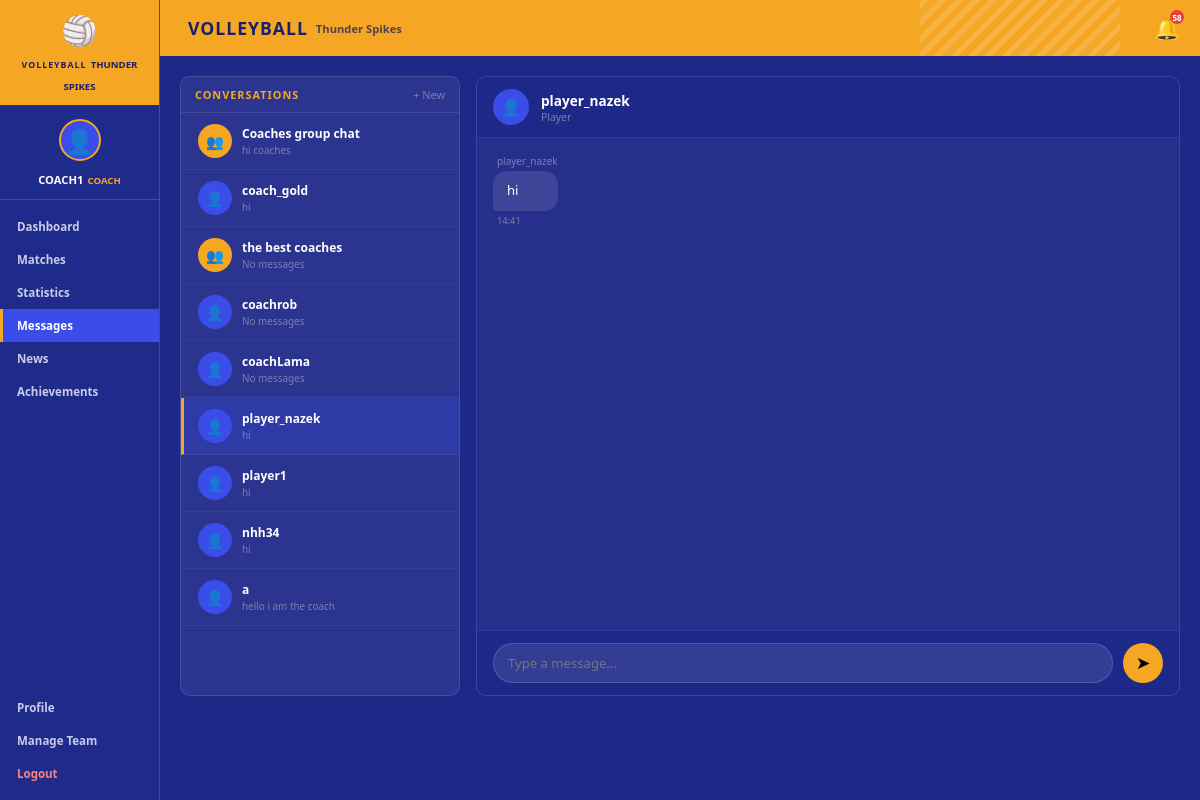
/messages/5/ (signed in), run on the app's committed database.
### scheduling/models.py (models this page shows, shortened)
class UserProfile(models.Model):
    ROLE_CHOICES = [
        ('player', 'Player'),
        ('captain', 'Captain'),
        ('coach', 'Coach'),
        ('parent', 'Parent'),
        ('manager', 'Manager'),
    ]
    user = models.OneToOneField(User, on_delete=models.CASCADE, related_name='profile')
    role = models.CharField(max_length=20, choices=ROLE_CHOICES, default='player')
    team = models.ForeignKey(Team, on_delete=models.SET_NULL, null=True, blank=True, related_name='members')
    avatar = models.ImageField(upload_to='avatars/', null=True, blank=True)

class Team(models.Model):
    name = models.CharField(max_length=100)
    created_at = models.DateTimeField(auto_now_add=True)

### messaging/models.py (models this page shows, shortened)
class Conversation(models.Model):
    TYPE_CHOICES = [
        ('direct',  'Direct Message'),
        ('group',   'Group Chat'),
        ('team',    'Team Chat'),
    ]
    type        = models.CharField(max_length=10, choices=TYPE_CHOICES, default='direct')
    name        = models.CharField(max_length=100, blank=True)  # for group/team chats
    team        = models.ForeignKey(Team, on_delete=models.CASCADE, null=True, blank=True, related_name='conversations')
    participants= models.ManyToManyField(User, related_name='conversations')
    created_by  = models.ForeignKey(User, on_delete=models.SET_NULL, null=True, related_name='created_conversations')
    created_at  = models.DateTimeField(auto_now_add=True)
    class Meta:
        ordering = ['-created_at']
    def __str__(self):
        if self.type == 'direct':
            names = ', '.join(p.username for p in self.participants.all()[:2])
            return f"DM: {names}"
        return self.name or f"Group {self.id}"
    def last_message(self):
        return self.messages.order_by('-created_at').first()
    def unread_count(self, user):
        return self.messages.exclude(read_by=user).exclude(sender=user).count()

class Message(models.Model):
    conversation = models.ForeignKey(Conversation, on_delete=models.CASCADE, related_name='messages')
    sender       = models.ForeignKey(User, on_delete=models.CASCADE, related_name='sent_messages')
    body         = models.TextField()
    created_at   = models.DateTimeField(auto_now_add=True)
    read_by      = models.ManyToManyField(User, related_name='read_messages', blank=True)
    class Meta:
        ordering = ['created_at']

### messaging/views.py (the view, shortened to what this page needs)
# urls.py: path('messages/<int:conv_id>/',          views.conversation_detail,    name='conversation_detail'),
@login_required
def conversation_detail(request, conv_id):
    conv = get_object_or_404(Conversation, id=conv_id)
    if request.user not in conv.participants.all():
        django_messages.error(request, "You are not part of this conversation.")
        return redirect('inbox')
    for msg in conv.messages.exclude(read_by=request.user).exclude(sender=request.user):
        msg.mark_read(request.user)
    msgs = conv.messages.select_related('sender').prefetch_related('read_by')
    other_participants = conv.participants.exclude(id=request.user.id)
    all_convs = request.user.conversations.prefetch_related('participants', 'messages')
    conv_data = []
    for c in all_convs:
        conv_data.append({
            'conv': c,
            'last_msg': c.last_message(),
            'unread': c.unread_count(request.user),
            'others': c.participants.exclude(id=request.user.id),
        })
    context = {
        'conv': conv,
        'msgs': msgs,
        'other_participants': other_participants,
        'conv_data': conv_data,
        'active_page': 'messages',
    }
    return render(request, 'messaging/conversation.html', context)

### volleyball_project/templates/messaging/conversation.html (shortened to what this page needs)
{% extends 'base.html' %}
{% load static %}
{% block page_title %}VOLLEYBALL{% endblock %}
{% block page_subtitle %}{{ request.user.profile.team.name|default:"TEAM NAME" }}{% endblock %}
{% block content %}
<div style="display:grid; grid-template-columns:280px 1fr; gap:16px; height:calc(100vh - 180px);">
    <div style="background:rgba(255,255,255,0.06); border-radius:10px; border:1px solid rgba(255,255,255,0.12); overflow:hidden; display:flex; flex-direction:column;">
        <div style="padding:10px 14px; border-bottom:1px solid rgba(255,255,255,0.1); display:flex; align-items:center; justify-content:space-between;">
            <span style="font-size:0.68rem; font-weight:800; color:#f5a623; text-transform:uppercase; letter-spacing:1px;">Conversations</span>
            <a href="{% url 'messages' %}" style="font-size:0.68rem; color:#7a80b0; text-decoration:none;">+ New</a>
        </div>
        <div style="overflow-y:auto; flex:1;">
            {% for item in conv_data %}
            <a href="{% url 'conversation_detail' item.conv.id %}"
               style="display:flex; align-items:center; gap:10px; padding:11px 14px; border-bottom:1px solid rgba(255,255,255,0.06); text-decoration:none; background:{% if item.conv.id == conv.id %}rgba(59,77,232,0.25){% else %}transparent{% endif %}; border-left:3px solid {% if item.conv.id == conv.id %}#f5a623{% else %}transparent{% endif %}; transition:background 0.15s;">
                <div style="width:34px; height:34px; border-radius:50%; background:{% if item.conv.type == 'direct' %}#3b4de8{% else %}#f5a623{% endif %}; display:flex; align-items:center; justify-content:center; font-size:0.9rem; flex-shrink:0;">
                    {% if item.conv.type == 'direct' %}👤{% else %}👥{% endif %}
                </div>
                <div style="flex:1; min-width:0;">
                    <div style="font-size:0.75rem; font-weight:700; color:#fff; white-space:nowrap; overflow:hidden; text-overflow:ellipsis;">
                        {% if item.conv.type == 'direct' %}{% for u in item.others %}{{ u.username }}{% endfor %}{% else %}{{ item.conv.name }}{% endif %}
                    </div>
                    <div style="font-size:0.62rem; color:#7a80b0; white-space:nowrap; overflow:hidden; text-overflow:ellipsis; margin-top:1px;">
                        {% if item.last_msg %}{{ item.last_msg.body|truncatechars:28 }}{% else %}No messages{% endif %}
                    </div>
                </div>
            </a>
            {% endfor %}
        </div>
    </div>
    <div style="background:rgba(255,255,255,0.04); border-radius:10px; border:1px solid rgba(255,255,255,0.1); display:flex; flex-direction:column; overflow:hidden;">
        <div style="padding:12px 16px; background:#1e2888; border-bottom:1px solid rgba(255,255,255,0.1); display:flex; align-items:center; gap:12px;">
            <div style="width:36px; height:36px; border-radius:50%; background:{% if conv.type == 'direct' %}#3b4de8{% else %}#f5a623{% endif %}; display:flex; align-items:center; justify-content:center; font-size:1rem;">
            </div>
            <div>
                <div style="font-size:0.85rem; font-weight:800; color:#fff;">
                    {% if conv.type == 'direct' %}{% for u in other_participants %}{{ u.username }}{% endfor %}{% else %}{{ conv.name }}{% endif %}
                </div>
                <div style="font-size:0.65rem; color:#7a80b0;">
                    {% if conv.type == 'direct' %}
                        {% for u in other_participants %}{{ u.profile.get_role_display }}{% endfor %}
                    {% else %}
                        {{ conv.participants.count }} members
                    {% endif %}
                </div>
            </div>
        </div>
        <div id="messages-container" style="flex:1; overflow-y:auto; padding:16px; display:flex; flex-direction:column; gap:10px;">
            {% for msg in msgs %}
            <div style="display:flex; {% if msg.sender == request.user %}justify-content:flex-end{% else %}justify-content:flex-start{% endif %};">
                <div style="max-width:65%;">
                    {% if msg.sender != request.user %}
                    <div style="font-size:0.62rem; color:#7a80b0; margin-bottom:3px; padding-left:4px;">{{ msg.sender.username }}</div>
                    {% endif %}
                    <div style="padding:10px 14px; border-radius:{% if msg.sender == request.user %}14px 14px 4px 14px{% else %}14px 14px 14px 4px{% endif %}; background:{% if msg.sender == request.user %}#3b4de8{% else %}rgba(255,255,255,0.1){% endif %}; color:#fff; font-size:0.82rem; line-height:1.5; word-break:break-word;">
                        {{ msg.body }}
                    </div>
                    <div style="font-size:0.58rem; color:#7a80b0; margin-top:3px; {% if msg.sender == request.user %}text-align:right; padding-right:4px;{% else %}padding-left:4px;{% endif %}">
                        {{ msg.created_at|date:"H:i" }}
                    </div>
                </div>
            </div>
            {% empty %}
            <div style="flex:1; display:flex; align-items:center; justify-content:center; flex-direction:column; gap:8px; color:#7a80b0;">
                <div style="font-size:2rem;">💬</div>
                <div style="font-size:0.78rem;">No messages yet. Say hello!</div>
            </div>
            {% endfor %}
        </div>
        <div style="padding:12px 16px; border-top:1px solid rgba(255,255,255,0.1); background:#1e2888;">
            <form method="post" style="display:flex; gap:10px; align-items:flex-end;">
                <textarea name="body" id="msg-input" placeholder="Type a message..." required rows="1"
                          style="flex:1; padding:10px 14px; background:rgba(255,255,255,0.1); border:1px solid rgba(255,255,255,0.15); border-radius:20px; color:#fff; font-size:0.82rem; outline:none; resize:none; font-family:inherit; max-height:100px; overflow-y:auto;"
                          onkeydown="if(event.key==='Enter' && !event.shiftKey){event.preventDefault(); this.form.submit();}"></textarea>
                <button type="submit"
                        style="width:40px; height:40px; border-radius:50%; background:#f5a623; border:none; cursor:pointer; font-size:1.1rem; flex-shrink:0; display:flex; align-items:center; justify-content:center; transition:background 0.15s;"
                        onmouseover="this.style.background='#e08800'"
                        onmouseout="this.style.background='#f5a623'">➤</button>
            </form>
        </div>
    </div>
</div>
{% endblock %}

### volleyball_project/templates/base.html (shortened to what this page needs)
<!DOCTYPE html>
<html lang="en">
<head>
    {% load static %}
    <link rel="stylesheet" href="{% static 'css/volleyball.css' %}">
</head>
<body>
    <div class="app-layout">
        <aside class="sidebar">
            <div class="sidebar-header">
                <div class="team-logo">
                    <div class="volleyball-icon">🏐</div>
                    <div class="team-info">
                        <span class="team-label">VOLLEYBALL</span>
                        <span class="team-name">{{ request.user.profile.team.name|default:"TEAM NAME" }}</span>
                    </div>
                </div>
            </div>
            <div class="user-profile">
                <div class="avatar">
                    {% if request.user.profile.avatar %}
                        <img src="{{ request.user.profile.avatar.url }}" alt="avatar">
                    {% else %}
                        <div class="avatar-placeholder">👤</div>
                    {% endif %}
                </div>
                <div class="user-details">
                    <span class="username">{{ request.user.username }}</span>
                    <span class="user-role">{{ request.user.profile.get_role_display|default:"Player"|upper }}</span>
                </div>
            </div>
            <nav class="sidebar-nav">
                <a href="{% url 'dashboard' %}" class="nav-item {% if active_page == 'dashboard' %}active{% endif %}">
                    Dashboard
                </a>
                <a href="{% url 'matches' %}" class="nav-item {% if active_page == 'matches' %}active{% endif %}">
                    Matches
                </a>
                <a href="{% url 'statistics' %}" class="nav-item {% if active_page == 'statistics' %}active{% endif %}">
                    Statistics
                </a>
                <a href="{% url 'messages' %}" class="nav-item {% if active_page == 'messages' %}active{% endif %}" style="display:flex; justify-content:space-between; align-items:center;">
                    Messages
                </a>
                <a href="{% url 'news' %}" class="nav-item {% if active_page == 'news' %}active{% endif %}">
                    News
                </a>
                <a href="{% url 'achievements' %}" class="nav-item {% if active_page == 'achievements' %}active{% endif %}">
                    Achievements
                </a>
                <a href="{% url 'profile' %}" class="nav-item {% if active_page == 'profile' %}active{% endif %}" style="margin-top:auto;">
                    Profile
                </a>
                {% if request.user.profile.role in 'coach,manager' %}
                <a href="{% url 'manage_team_members' %}" class="nav-item {% if active_page == 'manage_team' %}active{% endif %}">
                    Manage Team
                </a>
                {% endif %}
                <a href="{% url 'logout' %}" class="nav-item" style="color:#ff8080;">
                    Logout
                </a>
            </nav>
        </aside>
        <main class="main-content">
            <header class="top-header">
                <div class="header-title">
                    <h1>{% block page_title %}VOLLEYBALL{% endblock %}</h1>
                    <span class="header-subtitle">{% block page_subtitle %}{% endblock %}</span>
                </div>
                <div class="header-actions">
                    <a href="{% url 'notifications' %}" class="bell-btn" title="Notifications" style="position:relative;">
                        🔔
                        <span id="notif-badge" style="display:none; position:absolute; top:-4px; right:-4px; background:#e84040; color:#fff; border-radius:50%; width:14px; height:14px; font-size:0.5rem; font-weight:900; align-items:center; justify-content:center;"></span>
                    </a>
                </div>
            </header>
            <div class="page-body">
                {% block content %}{% endblock %}
            </div>
        </main>
    </div>
</body>
</html>

### data on the page
Conversation: conv.name "Coaches group chat", last_msg.body "hi coaches"
Conversation: last_msg.body "hi"
Conversation: conv.name "the best coaches", shows "No messages"
Conversation: shows "No messages"
Conversation: shows "No messages"
Conversation: last_msg.body "hi"
Conversation: last_msg.body "hi"
Conversation: last_msg.body "hi"
Conversation: last_msg.body "hello i am the coach"
Message: sender.username "player_nazek", body "hi", created_at "14:41"

### other printed values
{{ request.user.profile.team.name|default:"TEAM NAME" }} "THUNDER SPIKES"
{{ request.user.username }} "COACH1"
{{ request.user.profile.get_role_display|default:"Player"|upper }} "COACH"
{{ request.user.profile.team.name|default:"TEAM NAME" }} "Thunder Spikes"
{{ u.username }} "coach_gold"
{{ u.username }} "coachrob"
{{ u.username }} "coachLama"
{{ u.username }} "player_nazek"
{{ u.username }} "player1"
{{ u.username }} "nhh34"
{{ u.username }} "a"
{{ u.profile.get_role_display }} "Player"
